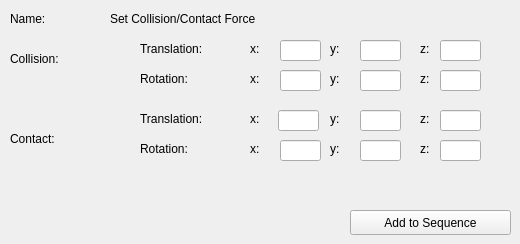
        <widget class="QWidget" name="page_12">
         <widget class="QLabel" name="label_124">
          <property name="geometry">
           <rect>
            <x>110</x>
            <y>10</y>
            <width>191</width>
            <height>17</height>
           </rect>
          </property>
          <property name="text">
           <string>Set Collision/Contact Force</string>
          </property>
         </widget>
         <widget class="QLabel" name="label_125">
          <property name="geometry">
           <rect>
            <x>10</x>
            <y>10</y>
            <width>91</width>
            <height>17</height>
           </rect>
          </property>
          <property name="text">
           <string>Name:</string>
          </property>
         </widget>
         <widget class="QPushButton" name="pushButton_48">
          <property name="geometry">
           <rect>
            <x>350</x>
            <y>210</y>
            <width>161</width>
            <height>25</height>
           </rect>
          </property>
          <property name="text">
           <string>Add to Sequence</string>
          </property>
         </widget>
         <widget class="QLabel" name="label_126">
          <property name="geometry">
           <rect>
            <x>330</x>
            <y>40</y>
            <width>21</width>
            <height>17</height>
           </rect>
          </property>
          <property name="text">
           <string>y:</string>
          </property>
         </widget>
         <widget class="QLabel" name="label_127">
          <property name="geometry">
           <rect>
            <x>140</x>
            <y>70</y>
            <width>91</width>
            <height>17</height>
           </rect>
          </property>
          <property name="text">
           <string>Rotation:</string>
          </property>
         </widget>
         <widget class="QLabel" name="label_128">
          <property name="geometry">
           <rect>
            <x>250</x>
            <y>40</y>
            <width>21</width>
            <height>17</height>
           </rect>
          </property>
          <property name="text">
           <string>x:</string>
          </property>
         </widget>
         <widget class="QLabel" name="label_129">
          <property name="geometry">
           <rect>
            <x>420</x>
            <y>40</y>
            <width>21</width>
            <height>17</height>
           </rect>
          </property>
          <property name="text">
           <string>z:</string>
          </property>
         </widget>
         <widget class="QLineEdit" name="lineEdit_51">
          <property name="geometry">
           <rect>
            <x>440</x>
            <y>40</y>
            <width>41</width>
            <height>21</height>
           </rect>
          </property>
         </widget>
         <widget class="QLabel" name="label_130">
          <property name="geometry">
           <rect>
            <x>250</x>
            <y>70</y>
            <width>21</width>
            <height>17</height>
           </rect>
          </property>
          <property name="text">
           <string>x:</string>
          </property>
         </widget>
         <widget class="QLabel" name="label_131">
          <property name="geometry">
           <rect>
            <x>140</x>
            <y>40</y>
            <width>91</width>
            <height>17</height>
           </rect>
          </property>
          <property name="text">
           <string>Translation:</string>
          </property>
         </widget>
         <widget class="QLabel" name="label_132">
          <property name="geometry">
           <rect>
            <x>420</x>
            <y>70</y>
            <width>21</width>
            <height>17</height>
           </rect>
          </property>
          <property name="text">
           <string>z:</string>
          </property>
         </widget>
         <widget class="QLabel" name="label_133">
          <property name="geometry">
           <rect>
            <x>330</x>
            <y>70</y>
            <width>21</width>
            <height>17</height>
           </rect>
          </property>
          <property name="text">
           <string>y:</string>
          </property>
         </widget>
         <widget class="QLineEdit" name="lineEdit_53">
          <property name="geometry">
           <rect>
            <x>280</x>
            <y>40</y>
            <width>41</width>
            <height>21</height>
           </rect>
          </property>
         </widget>
         <widget class="QLineEdit" name="lineEdit_54">
          <property name="geometry">
           <rect>
            <x>360</x>
            <y>70</y>
            <width>41</width>
            <height>21</height>
           </rect>
          </property>
         </widget>
         <widget class="QLineEdit" name="lineEdit_55">
          <property name="geometry">
           <rect>
            <x>280</x>
            <y>70</y>
            <width>41</width>
            <height>21</height>
           </rect>
          </property>
         </widget>
         <widget class="QLineEdit" name="lineEdit_56">
          <property name="geometry">
           <rect>
            <x>440</x>
            <y>70</y>
            <width>41</width>
            <height>21</height>
           </rect>
          </property>
         </widget>
         <widget class="QLineEdit" name="lineEdit_57">
          <property name="geometry">
           <rect>
            <x>360</x>
            <y>40</y>
            <width>41</width>
            <height>21</height>
           </rect>
          </property>
         </widget>
         <widget class="QLabel" name="label_134">
          <property name="geometry">
           <rect>
            <x>140</x>
            <y>110</y>
            <width>91</width>
            <height>17</height>
           </rect>
          </property>
          <property name="text">
           <string>Translation:</string>
          </property>
         </widget>
         <widget class="QLabel" name="label_135">
          <property name="geometry">
           <rect>
            <x>140</x>
            <y>140</y>
            <width>91</width>
            <height>17</height>
           </rect>
          </property>
          <property name="text">
           <string>Rotation:</string>
          </property>
         </widget>
         <widget class="QLabel" name="label_136">
          <property name="geometry">
           <rect>
            <x>250</x>
            <y>140</y>
            <width>21</width>
            <height>17</height>
           </rect>
          </property>
          <property name="text">
           <string>x:</string>
          </property>
         </widget>
         <widget class="QLabel" name="label_137">
          <property name="geometry">
           <rect>
            <x>330</x>
            <y>140</y>
            <width>21</width>
            <height>17</height>
           </rect>
          </property>
          <property name="text">
           <string>y:</string>
          </property>
         </widget>
         <widget class="QLabel" name="label_138">
          <property name="geometry">
           <rect>
            <x>330</x>
            <y>110</y>
            <width>21</width>
            <height>17</height>
           </rect>
          </property>
          <property name="text">
           <string>y:</string>
          </property>
         </widget>
         <widget class="QLabel" name="label_139">
          <property name="geometry">
           <rect>
            <x>250</x>
            <y>110</y>
            <width>21</width>
            <height>17</height>
           </rect>
          </property>
          <property name="text">
           <string>x:</string>
          </property>
         </widget>
         <widget class="QLineEdit" name="lineEdit_58">
          <property name="geometry">
           <rect>
            <x>278</x>
            <y>110</y>
            <width>41</width>
            <height>21</height>
           </rect>
          </property>
         </widget>
         <widget class="QLineEdit" name="lineEdit_59">
          <property name="geometry">
           <rect>
            <x>440</x>
            <y>140</y>
            <width>41</width>
            <height>21</height>
           </rect>
          </property>
         </widget>
         <widget class="QLineEdit" name="lineEdit_60">
          <property name="geometry">
           <rect>
            <x>360</x>
            <y>140</y>
            <width>41</width>
            <height>21</height>
           </rect>
          </property>
         </widget>
         <widget class="QLabel" name="label_140">
          <property name="geometry">
           <rect>
            <x>420</x>
            <y>140</y>
            <width>21</width>
            <height>17</height>
           </rect>
          </property>
          <property name="text">
           <string>z:</string>
          </property>
         </widget>
         <widget class="QLineEdit" name="lineEdit_61">
          <property name="geometry">
           <rect>
            <x>280</x>
            <y>140</y>
            <width>41</width>
            <height>21</height>
           </rect>
          </property>
         </widget>
         <widget class="QLineEdit" name="lineEdit_62">
          <property name="geometry">
           <rect>
            <x>360</x>
            <y>110</y>
            <width>41</width>
            <height>21</height>
           </rect>
          </property>
         </widget>
         <widget class="QLabel" name="label_141">
          <property name="geometry">
           <rect>
            <x>420</x>
            <y>110</y>
            <width>21</width>
            <height>17</height>
           </rect>
          </property>
          <property name="text">
           <string>z:</string>
          </property>
         </widget>
         <widget class="QLineEdit" name="lineEdit_63">
          <property name="geometry">
           <rect>
            <x>440</x>
            <y>110</y>
            <width>41</width>
            <height>21</height>
           </rect>
          </property>
         </widget>
         <widget class="QLabel" name="label_142">
          <property name="geometry">
           <rect>
            <x>10</x>
            <y>50</y>
            <width>91</width>
            <height>17</height>
           </rect>
          </property>
          <property name="text">
           <string>Collision:</string>
          </property>
         </widget>
         <widget class="QLabel" name="label_143">
          <property name="geometry">
           <rect>
            <x>10</x>
            <y>130</y>
            <width>91</width>
            <height>17</height>
           </rect>
          </property>
          <property name="text">
           <string>Contact:</string>
          </property>
         </widget>
        </widget>
